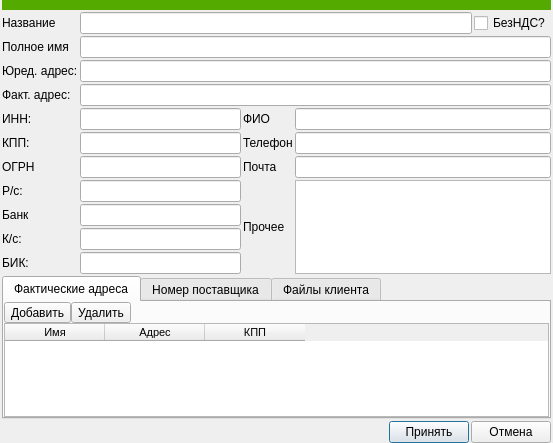
<?xml version="1.0" encoding="UTF-8"?>
<ui version="4.0">
 <class>Dialog</class>
 <widget class="QDialog" name="Dialog">
  <property name="geometry">
   <rect>
    <x>0</x>
    <y>0</y>
    <width>553</width>
    <height>443</height>
   </rect>
  </property>
  <property name="windowTitle">
   <string>Клиент</string>
  </property>
  <layout class="QGridLayout" name="gridLayout">
   <property name="leftMargin">
    <number>2</number>
   </property>
   <property name="topMargin">
    <number>0</number>
   </property>
   <property name="rightMargin">
    <number>2</number>
   </property>
   <property name="bottomMargin">
    <number>0</number>
   </property>
   <property name="spacing">
    <number>2</number>
   </property>
   <item row="3" column="0">
    <widget class="QLabel" name="label_2">
     <property name="text">
      <string>Юред. адрес:</string>
     </property>
    </widget>
   </item>
   <item row="8" column="0">
    <widget class="QLabel" name="label_6">
     <property name="text">
      <string>КПП:</string>
     </property>
    </widget>
   </item>
   <item row="9" column="0">
    <widget class="QLabel" name="label_7">
     <property name="text">
      <string>ОГРН</string>
     </property>
    </widget>
   </item>
   <item row="10" column="1">
    <widget class="QLineEdit" name="le_rs"/>
   </item>
   <item row="7" column="1">
    <widget class="QLineEdit" name="le_inn"/>
   </item>
   <item row="1" column="1" colspan="3">
    <layout class="QHBoxLayout" name="horizontalLayout_3">
     <item>
      <widget class="QLineEdit" name="le_name"/>
     </item>
     <item>
      <widget class="QCheckBox" name="cb_nds">
       <property name="text">
        <string>БезНДС?</string>
       </property>
      </widget>
     </item>
    </layout>
   </item>
   <item row="10" column="0">
    <widget class="QLabel" name="label_8">
     <property name="text">
      <string>Р/c:</string>
     </property>
    </widget>
   </item>
   <item row="17" column="0" colspan="4">
    <layout class="QHBoxLayout" name="horizontalLayout_2">
     <item>
      <spacer name="horizontalSpacer">
       <property name="orientation">
        <enum>Qt::Horizontal</enum>
       </property>
       <property name="sizeHint" stdset="0">
        <size>
         <width>40</width>
         <height>20</height>
        </size>
       </property>
      </spacer>
     </item>
     <item>
      <widget class="QPushButton" name="pushButton">
       <property name="text">
        <string>Принять</string>
       </property>
      </widget>
     </item>
     <item>
      <widget class="QPushButton" name="pushButton_2">
       <property name="text">
        <string>Отмена</string>
       </property>
      </widget>
     </item>
    </layout>
   </item>
   <item row="7" column="3">
    <widget class="QLineEdit" name="le_fio"/>
   </item>
   <item row="4" column="1" colspan="3">
    <widget class="QLineEdit" name="le_actual_address"/>
   </item>
   <item row="7" column="0">
    <widget class="QLabel" name="label_4">
     <property name="text">
      <string>ИНН:</string>
     </property>
    </widget>
   </item>
   <item row="8" column="1">
    <widget class="QLineEdit" name="le_kpp"/>
   </item>
   <item row="8" column="2">
    <widget class="QLabel" name="label_9">
     <property name="text">
      <string>Телефон</string>
     </property>
    </widget>
   </item>
   <item row="3" column="1" colspan="3">
    <widget class="QLineEdit" name="le_legal_address"/>
   </item>
   <item row="4" column="0">
    <widget class="QLabel" name="label_3">
     <property name="text">
      <string>Факт. адрес:</string>
     </property>
    </widget>
   </item>
   <item row="7" column="2">
    <widget class="QLabel" name="label_5">
     <property name="text">
      <string>ФИО</string>
     </property>
    </widget>
   </item>
   <item row="10" column="3" rowspan="4">
    <layout class="QHBoxLayout" name="horizontalLayout">
     <item>
      <widget class="QPlainTextEdit" name="le_note"/>
     </item>
    </layout>
   </item>
   <item row="10" column="2" rowspan="4">
    <widget class="QLabel" name="label_13">
     <property name="text">
      <string>Прочее</string>
     </property>
    </widget>
   </item>
   <item row="1" column="0">
    <widget class="QLabel" name="label_14">
     <property name="text">
      <string>Название</string>
     </property>
    </widget>
   </item>
   <item row="9" column="1">
    <widget class="QLineEdit" name="le_ogrn"/>
   </item>
   <item row="13" column="1">
    <widget class="QLineEdit" name="le_bik"/>
   </item>
   <item row="11" column="0">
    <widget class="QLabel" name="label_10">
     <property name="text">
      <string>Банк</string>
     </property>
    </widget>
   </item>
   <item row="11" column="1">
    <widget class="QLineEdit" name="le_bank"/>
   </item>
   <item row="13" column="0">
    <widget class="QLabel" name="label_12">
     <property name="text">
      <string>БИК:</string>
     </property>
    </widget>
   </item>
   <item row="8" column="3">
    <widget class="QLineEdit" name="le_phone"/>
   </item>
   <item row="12" column="1">
    <widget class="QLineEdit" name="le_ks"/>
   </item>
   <item row="12" column="0">
    <widget class="QLabel" name="label_11">
     <property name="text">
      <string>К/с:</string>
     </property>
    </widget>
   </item>
   <item row="9" column="2">
    <widget class="QLabel" name="label">
     <property name="text">
      <string>Почта</string>
     </property>
    </widget>
   </item>
   <item row="9" column="3">
    <widget class="QLineEdit" name="le_mail"/>
   </item>
   <item row="14" column="0" colspan="4">
    <widget class="QTabWidget" name="tabWidget">
     <property name="enabled">
      <bool>true</bool>
     </property>
     <property name="currentIndex">
      <number>0</number>
     </property>
     <widget class="QWidget" name="tab">
      <attribute name="title">
       <string>Фактические адреса</string>
      </attribute>
      <layout class="QGridLayout" name="gridLayout_3">
       <property name="leftMargin">
        <number>0</number>
       </property>
       <property name="topMargin">
        <number>0</number>
       </property>
       <property name="rightMargin">
        <number>0</number>
       </property>
       <property name="bottomMargin">
        <number>0</number>
       </property>
       <property name="spacing">
        <number>0</number>
       </property>
       <item row="0" column="0">
        <layout class="QHBoxLayout" name="horizontalLayout_4">
         <property name="spacing">
          <number>0</number>
         </property>
         <item>
          <widget class="QToolButton" name="toolButton">
           <property name="text">
            <string>Добавить</string>
           </property>
          </widget>
         </item>
         <item>
          <widget class="QToolButton" name="toolButton_2">
           <property name="text">
            <string>Удалить</string>
           </property>
          </widget>
         </item>
         <item>
          <spacer name="horizontalSpacer_2">
           <property name="orientation">
            <enum>Qt::Horizontal</enum>
           </property>
           <property name="sizeHint" stdset="0">
            <size>
             <width>40</width>
             <height>20</height>
            </size>
           </property>
          </spacer>
         </item>
        </layout>
       </item>
       <item row="1" column="0">
        <widget class="QTableWidget" name="tw_adres">
         <property name="font">
          <font>
           <family>Tahoma</family>
           <pointsize>8</pointsize>
          </font>
         </property>
         <property name="editTriggers">
          <set>QAbstractItemView::NoEditTriggers</set>
         </property>
         <property name="selectionBehavior">
          <enum>QAbstractItemView::SelectRows</enum>
         </property>
         <attribute name="verticalHeaderDefaultSectionSize">
          <number>20</number>
         </attribute>
         <attribute name="verticalHeaderMinimumSectionSize">
          <number>18</number>
         </attribute>
         <column>
          <property name="text">
           <string>Имя</string>
          </property>
         </column>
         <column>
          <property name="text">
           <string>Адрес</string>
          </property>
         </column>
         <column>
          <property name="text">
           <string>КПП</string>
          </property>
         </column>
        </widget>
       </item>
      </layout>
     </widget>
     <widget class="QWidget" name="tab_3">
      <attribute name="title">
       <string>Номер поставщика</string>
      </attribute>
      <layout class="QGridLayout" name="gridLayout_4">
       <property name="leftMargin">
        <number>0</number>
       </property>
       <property name="topMargin">
        <number>0</number>
       </property>
       <property name="rightMargin">
        <number>0</number>
       </property>
       <property name="bottomMargin">
        <number>0</number>
       </property>
       <property name="spacing">
        <number>0</number>
       </property>
       <item row="0" column="0">
        <layout class="QHBoxLayout" name="horizontalLayout_5">
         <property name="spacing">
          <number>0</number>
         </property>
         <item>
          <widget class="QToolButton" name="toolButton_3">
           <property name="text">
            <string>Добавить</string>
           </property>
          </widget>
         </item>
         <item>
          <widget class="QToolButton" name="toolButton_4">
           <property name="text">
            <string>Удалить</string>
           </property>
          </widget>
         </item>
         <item>
          <spacer name="horizontalSpacer_3">
           <property name="orientation">
            <enum>Qt::Horizontal</enum>
           </property>
           <property name="sizeHint" stdset="0">
            <size>
             <width>40</width>
             <height>20</height>
            </size>
           </property>
          </spacer>
         </item>
        </layout>
       </item>
       <item row="1" column="0">
        <widget class="QTableWidget" name="tw_vendor_number">
         <property name="font">
          <font>
           <family>Tahoma</family>
           <pointsize>8</pointsize>
          </font>
         </property>
         <property name="editTriggers">
          <set>QAbstractItemView::NoEditTriggers</set>
         </property>
         <property name="selectionBehavior">
          <enum>QAbstractItemView::SelectRows</enum>
         </property>
         <attribute name="verticalHeaderDefaultSectionSize">
          <number>20</number>
         </attribute>
         <attribute name="verticalHeaderMinimumSectionSize">
          <number>18</number>
         </attribute>
         <column>
          <property name="text">
           <string>Номер поставщика</string>
          </property>
         </column>
         <column>
          <property name="text">
           <string>Договор поставки</string>
          </property>
         </column>
         <column>
          <property name="text">
           <string>От какого числа</string>
          </property>
         </column>
        </widget>
       </item>
      </layout>
     </widget>
     <widget class="QWidget" name="tab_2">
      <attribute name="title">
       <string>Файлы клиента</string>
      </attribute>
      <layout class="QGridLayout" name="gridLayout_2" rowstretch="0,1,1,1,1">
       <property name="leftMargin">
        <number>0</number>
       </property>
       <property name="topMargin">
        <number>0</number>
       </property>
       <property name="rightMargin">
        <number>0</number>
       </property>
       <property name="bottomMargin">
        <number>0</number>
       </property>
       <property name="spacing">
        <number>0</number>
       </property>
       <item row="1" column="0" rowspan="4">
        <widget class="QListWidget" name="lw_file">
         <property name="font">
          <font>
           <family>Tahoma</family>
           <pointsize>8</pointsize>
          </font>
         </property>
        </widget>
       </item>
       <item row="1" column="1" rowspan="4">
        <layout class="QVBoxLayout" name="verticalLayout">
         <property name="spacing">
          <number>4</number>
         </property>
         <item>
          <widget class="QPushButton" name="pb_add_file">
           <property name="enabled">
            <bool>true</bool>
           </property>
           <property name="text">
            <string>Добавить фаил</string>
           </property>
          </widget>
         </item>
         <item>
          <widget class="QPushButton" name="pb_open_file">
           <property name="text">
            <string>Открыть папку</string>
           </property>
          </widget>
         </item>
         <item>
          <spacer name="verticalSpacer">
           <property name="orientation">
            <enum>Qt::Vertical</enum>
           </property>
           <property name="sizeHint" stdset="0">
            <size>
             <width>20</width>
             <height>40</height>
            </size>
           </property>
          </spacer>
         </item>
        </layout>
       </item>
       <item row="0" column="0" colspan="2">
        <widget class="QLabel" name="label_15">
         <property name="text">
          <string>&lt;html&gt;&lt;head/&gt;&lt;body&gt;&lt;p align=&quot;center&quot;&gt;Файлы клиента&lt;/p&gt;&lt;/body&gt;&lt;/html&gt;</string>
         </property>
        </widget>
       </item>
      </layout>
     </widget>
    </widget>
   </item>
   <item row="0" column="0" colspan="4">
    <widget class="QWidget" name="widget" native="true">
     <property name="minimumSize">
      <size>
       <width>0</width>
       <height>10</height>
      </size>
     </property>
     <property name="styleSheet">
      <string notr="true">background-color: rgb(85, 170, 0);</string>
     </property>
    </widget>
   </item>
   <item row="2" column="0">
    <widget class="QLabel" name="label_16">
     <property name="text">
      <string>Полное имя</string>
     </property>
    </widget>
   </item>
   <item row="2" column="1" colspan="3">
    <widget class="QLineEdit" name="le_full_name"/>
   </item>
  </layout>
 </widget>
 <tabstops>
  <tabstop>le_name</tabstop>
  <tabstop>le_legal_address</tabstop>
  <tabstop>le_actual_address</tabstop>
  <tabstop>le_inn</tabstop>
  <tabstop>le_kpp</tabstop>
  <tabstop>le_ogrn</tabstop>
  <tabstop>le_rs</tabstop>
  <tabstop>le_bank</tabstop>
  <tabstop>le_ks</tabstop>
  <tabstop>le_bik</tabstop>
  <tabstop>le_fio</tabstop>
  <tabstop>le_phone</tabstop>
  <tabstop>le_mail</tabstop>
  <tabstop>le_note</tabstop>
  <tabstop>pushButton</tabstop>
  <tabstop>pushButton_2</tabstop>
  <tabstop>cb_nds</tabstop>
  <tabstop>tabWidget</tabstop>
  <tabstop>toolButton</tabstop>
  <tabstop>toolButton_2</tabstop>
  <tabstop>tw_adres</tabstop>
  <tabstop>lw_file</tabstop>
  <tabstop>pb_add_file</tabstop>
  <tabstop>pb_open_file</tabstop>
  <tabstop>toolButton_3</tabstop>
  <tabstop>toolButton_4</tabstop>
  <tabstop>tw_vendor_number</tabstop>
 </tabstops>
 <resources/>
 <connections>
  <connection>
   <sender>pushButton</sender>
   <signal>clicked()</signal>
   <receiver>Dialog</receiver>
   <slot>acc()</slot>
   <hints>
    <hint type="sourcelabel">
     <x>430</x>
     <y>401</y>
    </hint>
    <hint type="destinationlabel">
     <x>324</x>
     <y>325</y>
    </hint>
   </hints>
  </connection>
  <connection>
   <sender>toolButton</sender>
   <signal>clicked()</signal>
   <receiver>Dialog</receiver>
   <slot>add_adress()</slot>
   <hints>
    <hint type="sourcelabel">
     <x>36</x>
     <y>266</y>
    </hint>
    <hint type="destinationlabel">
     <x>0</x>
     <y>240</y>
    </hint>
   </hints>
  </connection>
  <connection>
   <sender>tw_adres</sender>
   <signal>cellDoubleClicked(int,int)</signal>
   <receiver>Dialog</receiver>
   <slot>double_click_adress()</slot>
   <hints>
    <hint type="sourcelabel">
     <x>33</x>
     <y>285</y>
    </hint>
    <hint type="destinationlabel">
     <x>0</x>
     <y>298</y>
    </hint>
   </hints>
  </connection>
  <connection>
   <sender>toolButton_2</sender>
   <signal>clicked()</signal>
   <receiver>Dialog</receiver>
   <slot>dell_adress()</slot>
   <hints>
    <hint type="sourcelabel">
     <x>96</x>
     <y>263</y>
    </hint>
    <hint type="destinationlabel">
     <x>0</x>
     <y>333</y>
    </hint>
   </hints>
  </connection>
  <connection>
   <sender>pb_open_file</sender>
   <signal>clicked()</signal>
   <receiver>Dialog</receiver>
   <slot>open_dir()</slot>
   <hints>
    <hint type="sourcelabel">
     <x>153</x>
     <y>291</y>
    </hint>
    <hint type="destinationlabel">
     <x>527</x>
     <y>316</y>
    </hint>
   </hints>
  </connection>
  <connection>
   <sender>pb_add_file</sender>
   <signal>clicked()</signal>
   <receiver>Dialog</receiver>
   <slot>add_file()</slot>
   <hints>
    <hint type="sourcelabel">
     <x>153</x>
     <y>291</y>
    </hint>
    <hint type="destinationlabel">
     <x>527</x>
     <y>280</y>
    </hint>
   </hints>
  </connection>
  <connection>
   <sender>lw_file</sender>
   <signal>itemDoubleClicked(QListWidgetItem*)</signal>
   <receiver>Dialog</receiver>
   <slot>select_file()</slot>
   <hints>
    <hint type="sourcelabel">
     <x>53</x>
     <y>285</y>
    </hint>
    <hint type="destinationlabel">
     <x>0</x>
     <y>273</y>
    </hint>
   </hints>
  </connection>
  <connection>
   <sender>toolButton_3</sender>
   <signal>clicked()</signal>
   <receiver>Dialog</receiver>
   <slot>add_number()</slot>
   <hints>
    <hint type="sourcelabel">
     <x>24</x>
     <y>265</y>
    </hint>
    <hint type="destinationlabel">
     <x>-188</x>
     <y>256</y>
    </hint>
   </hints>
  </connection>
  <connection>
   <sender>tw_vendor_number</sender>
   <signal>cellDoubleClicked(int,int)</signal>
   <receiver>Dialog</receiver>
   <slot>double_click_number()</slot>
   <hints>
    <hint type="sourcelabel">
     <x>74</x>
     <y>285</y>
    </hint>
    <hint type="destinationlabel">
     <x>-70</x>
     <y>321</y>
    </hint>
   </hints>
  </connection>
  <connection>
   <sender>toolButton_4</sender>
   <signal>clicked()</signal>
   <receiver>Dialog</receiver>
   <slot>dell_number()</slot>
   <hints>
    <hint type="sourcelabel">
     <x>103</x>
     <y>264</y>
    </hint>
    <hint type="destinationlabel">
     <x>-124</x>
     <y>265</y>
    </hint>
   </hints>
  </connection>
  <connection>
   <sender>pushButton_2</sender>
   <signal>clicked()</signal>
   <receiver>Dialog</receiver>
   <slot>can()</slot>
   <hints>
    <hint type="sourcelabel">
     <x>528</x>
     <y>403</y>
    </hint>
    <hint type="destinationlabel">
     <x>642</x>
     <y>376</y>
    </hint>
   </hints>
  </connection>
 </connections>
 <slots>
  <slot>acc()</slot>
  <slot>add_adress()</slot>
  <slot>double_click_adress()</slot>
  <slot>dell_adress()</slot>
  <slot>open_dir()</slot>
  <slot>add_file()</slot>
  <slot>select_file()</slot>
  <slot>add_number()</slot>
  <slot>double_click_number()</slot>
  <slot>dell_number()</slot>
  <slot>can()</slot>
 </slots>
</ui>
